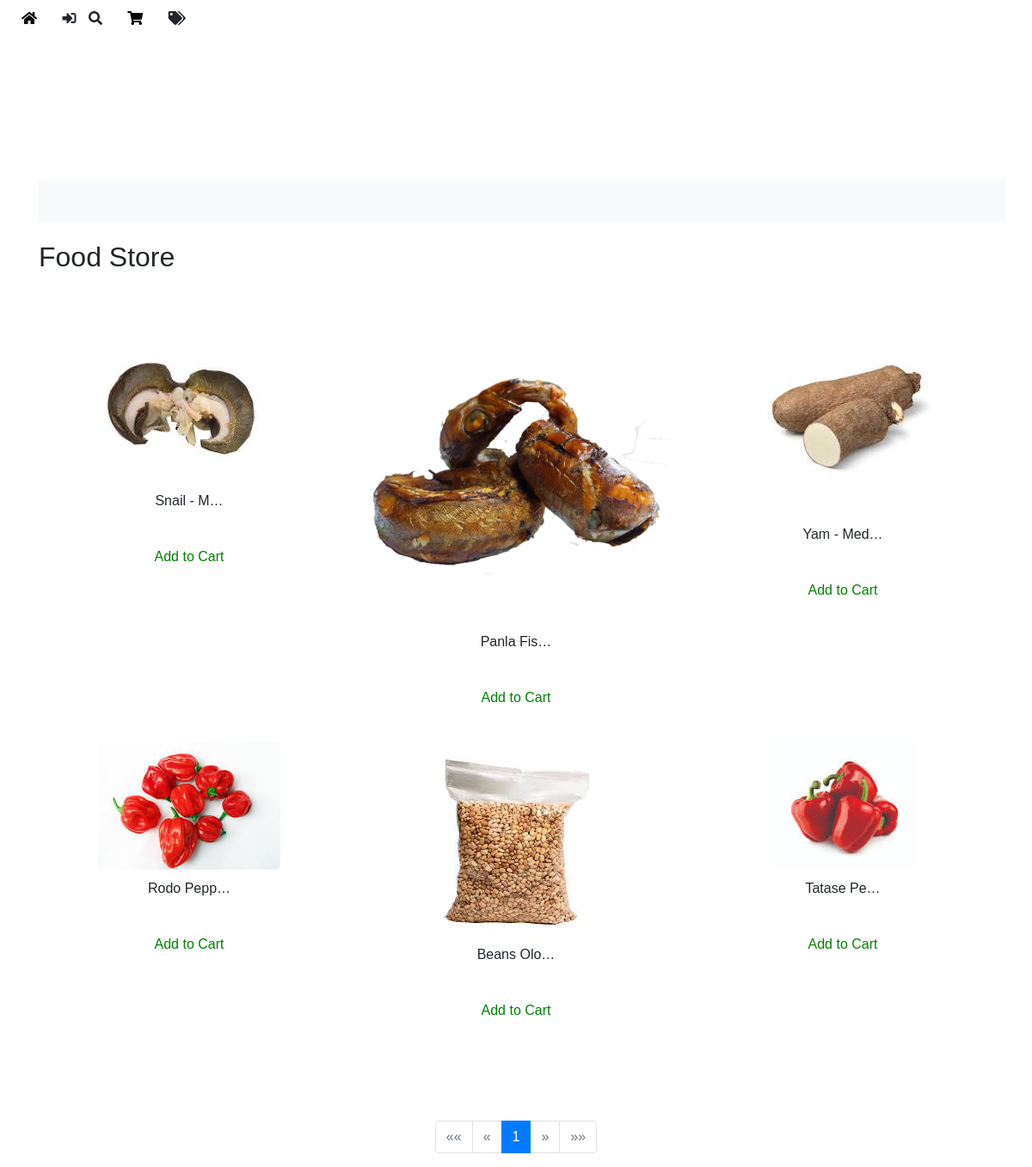
/food-store/, run on the app's committed database.
### afri_food/models.py (models this page shows, shortened)
class PonmoByPiece(models.Model):
    class Meta:
        verbose_name = "Others"
        verbose_name_plural = "Others"
    title = models.CharField(max_length=100)
    piece = models.FloatField(help_text="Enter the number of pieces")
    in_stock = models.BooleanField(default=True, help_text="Is this item in stock?")
    price = models.FloatField(help_text="Enter the price per piece")
    subcategory = models.ForeignKey(Subcategory, on_delete=models.CASCADE)
    images = GenericRelation(Image)
    comments = GenericRelation(Comment)

class Image(models.Model):
    content_type = models.ForeignKey(ContentType, on_delete=models.CASCADE)
    object_id = models.PositiveIntegerField()
    content_object = GenericForeignKey('content_type', 'object_id')
    image = models.ImageField(upload_to='images/')

### afri_food/views.py (the view)
# urls.py: path('food-store/', views.ponmo_by_piece_view, name='ponmo_by_piece'),
def ponmo_by_piece_view(request):
    user = request.user
    ponmo_by_piece_data = annotate_with_model_name(PonmoByPiece.objects.order_by('-id'), 'ponmobypiece')
    paginator = Paginator(ponmo_by_piece_data, 50)  # Show 50 oils per page
    page_number = request.GET.get('page')
    ponmo_by_piece = paginator.get_page(page_number)
    if user.is_authenticated:
        cart = Cart.objects.filter(user=user).first()
        if cart:
            cart_item_ids = set(cart.items.values_list('object_id', flat=True))
            for ponmo in ponmo_by_piece:
                ponmo.in_cart = ponmo.id in cart_item_ids
    context = {
        'ponmo_by_piece': ponmo_by_piece,
        'user': user
    }
    return render(request, 'market/ponmo-by-piece.html', context)

### afri_food/context_processors.py (called while the page is built)
def cart_item_count(request):
    if request.user.is_authenticated:
        cart_item_count = CartItem.objects.filter(cart__user=request.user).count()
    else:
        cart_item_count = 0
    return {
        'cart_item_count': cart_item_count
    }

### afri_food/model_annotate.py (called while the page is built)
def annotate_with_model_name(queryset, model_name):
        for item in queryset:
            item.model_name = model_name
        return queryset

### afri_food/templates/market/ponmo-by-piece.html (shortened to what this page needs)
{% extends 'market/layout.html' %}
{% load static %}
{% block body %}
<div class="container" style="top: 20px; position: relative;">
  <div class="scrolling-text-container">
    <div class="scrolling-text">
    </div>
  </div>
  <div style="margin-top: 70px;" class="row">
    <div class="col">
      <h2>Food Store</h2>
      <br>
      <div class="row">
        {% for ponmo in ponmo_by_piece %}
          {% if ponmo.images.exists %}
            <div class="col-4 d-flex flex-column align-items-center">
              <br>
              <a href="{% url 'product_detail' model=ponmo.model_name id=ponmo.id %}" class="d-flex flex-column align-items-center">
                <img
                  class="img-fluid product-image"
                  loading="lazy"
                  alt="{{ponmo.title}}"
                  src="{{ ponmo.images.first.image.url }}"
                />
                <span>{{ponmo.title|truncatechars:10}}</span>
              </a>
              {% if ponmo.in_cart %}
                <p style="color: red;" class="mt-2 remove-from-cart" data-product-type="{{ ponmo.model_name }}" data-item-id="{{ ponmo.id }}">Remove from Cart</p>
              {% else %}
                <p style="color: green;" class="mt-2 add-to-cart" data-product-type="{{ ponmo.model_name }}" data-item-id="{{ ponmo.id }}">Add to Cart</p>
              {% endif %}
            </div>
          {% endif %}
        {% endfor %}
      </div>
    </div>
  </div>
</div>
<br>
<br>
<br>
<br>
  <nav aria-label="Page navigation" class="mt-4">
    <ul class="pagination justify-content-center">
      {% if ponmo_by_piece.has_previous %}
        <li class="page-item">
          <a class="page-link" href="?page=1" aria-label="First">
            <span aria-hidden="true">&laquo;&laquo;</span>
          </a>
        </li>
        <li class="page-item">
          <a class="page-link" href="?page={{ ponmo_by_piece.previous_page_number }}" aria-label="Previous">
            <span aria-hidden="true">&laquo;</span>
          </a>
        </li>
      {% else %}
        <li class="page-item disabled">
          <span class="page-link" aria-label="First">&laquo;&laquo;</span>
        </li>
        <li class="page-item disabled">
          <span class="page-link" aria-label="Previous">&laquo;</span>
        </li>
      {% endif %}
      {% for num in ponmo_by_piece.paginator.page_range %}
        {% if ponmo_by_piece.number == num %}
          <li class="page-item active"><span class="page-link">{{ num }}</span></li>
        {% elif num > ponmo_by_piece.number|add:'-3' and num < ponmo_by_piece.number|add:'3' %}
          <li class="page-item"><a class="page-link" href="?page={{ num }}">{{ num }}</a></li>
        {% endif %}
      {% endfor %}
      {% if ponmo_by_piece.has_next %}
        <li class="page-item">
          <a class="page-link" href="?page={{ ponmo_by_piece.next_page_number }}" aria-label="Next">
            <span aria-hidden="true">&raquo;</span>
          </a>
        </li>
        <li class="page-item">
          <a class="page-link" href="?page={{ ponmo_by_piece.paginator.num_pages }}" aria-label="Last">
            <span aria-hidden="true">&raquo;&raquo;</span>
          </a>
        </li>
      {% else %}
        <li class="page-item disabled">
          <span class="page-link" aria-label="Next">&raquo;</span>
        </li>
        <li class="page-item disabled">
          <span class="page-link" aria-label="Last">&raquo;&raquo;</span>
        </li>
      {% endif %}
    </ul>
  </nav>
  {% endblock %}

### afri_food/static/afri_food/global.css (style rules this page uses)
body { margin: 0; line-height: normal; background-image: url("/static/afri_food/public/ewe-palm-1@2x.png"); background-size: cover; background-position: center; background-repeat: no-repeat; }
a { text-decoration: none; color: inherit; }

### afri_food/static/afri_food/checkout.css (style rules this page uses)
.container, .first-name-last-name-parent { align-self: stretch; display: flex; justify-content: flex-start; }
.container { overflow: hidden; flex-direction: row; align-items: flex-start; padding: var(--padding-lg) var(--padding-48xl) var(--padding-lgi); position: relative; font-size: var(--font-size-16xl); color: var(--color-white); }

### afri_food/static/afri_food/market.css (style rules this page uses)
.add-to-cart { position: relative; font-size: var(--font-size-xs); font-weight: 500; font-family: var(--font-inter); color: var(--color-white); text-align: left; display: inline-block; min-width: 67px; }

### afri_food/templates/market/layout.html (style rules this page uses)
a { color: inherit; text-decoration: none; }

### afri_food/templates/market/ponmo-by-piece.html (style rules this page uses)
.scrolling-text-container { width: 100%; overflow: hidden; position: absolute; white-space: nowrap; background-color: #f8f9fa; padding: 10px 0; }
.scrolling-text { display: inline-block; padding-left: 100%; animation: scroll-text 15s linear infinite; font-size: 1.2rem; }
.product-image { border-radius: 5px; margin-bottom: 10px; }

### data on the page
PonmoByPiece: images.first.image (picture), title "Snail - M…"
PonmoByPiece: images.first.image (picture), title "Panla Fis…"
PonmoByPiece: images.first.image (picture), title "Yam - Med…"
PonmoByPiece: images.first.image (picture), title "Rodo Pepp…"
PonmoByPiece: images.first.image (picture), title "Beans Olo…"
PonmoByPiece: images.first.image (picture), title "Tatase Pe…"

### other printed values
{{ num }} "1"
